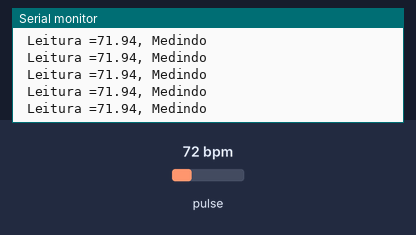
Recording of a sketch running on a simulated Arduino Nano RP2040 Connect. On the bench: the last lines printed to the serial monitor. The test bench sets the inputs (shaded band); at power-on: pulse 72 bpm. WiFi joins after 1.5 s; servers stay silent unless stated; random numbers use the default seed unless the sketch sets one; no MQTT or app messages arrive unless stated.

Above: at 2.7 s.
2.8 s: pulse set to 62 bpm
At 3.7 s:
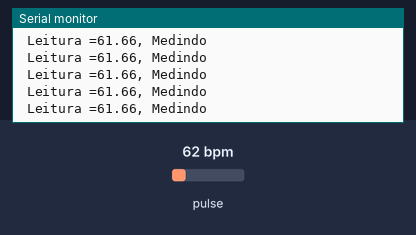
5.8 s: pulse set to 58 bpm
At 6.9 s:
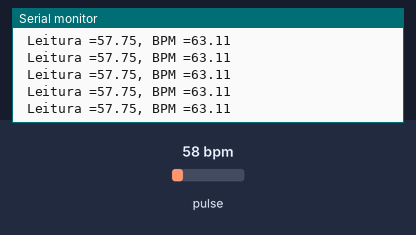
Timing chart, 0 to 8.8 s (numbered marks = the images above; inputs shaded):
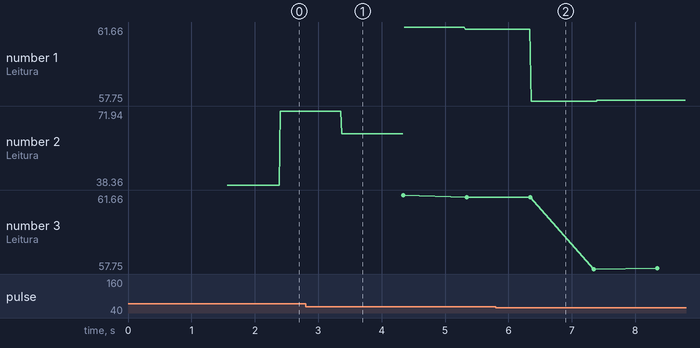

Measured:
- the behaviour switches between 61 and 60 bpm on pulse (found by bisection; images 1 and 2)
- after the input at 2.8 s, the serial monitor: prints a new line after 0.57 s (image 1)
- after the input at 5.8 s, the serial monitor: prints a new line after 0.56 s (image 2)
- plotted number 1: 61.54 → 57.8 after the input at 5.8 s
- plotted number 2: 71.94 → 61.66 after the input at 2.8 s
- plotted number 3: 61.54 → 57.8 after the input at 5.8 s

The sketch:

workshop.ino
```cpp
// Workshop PNAAT – Monitor de Frequência Cardíaca Conectado
// Dispositivo: Arduino Nano RP2040 Connect
// Sensor: MAX30102 (SparkFun MAX3010x / MAX30105 library)
//
// Bibliotecas necessárias:
//  - WiFiNINA (Arduino)
//  - PubSubClient (knolleary)
//  - SparkFun MAX3010x Sensor Library (inclui MAX30105.h e heartRate.h)

#include <Arduino.h>
#include <Wire.h>
#include <WiFiNINA.h>        // Wi-Fi para Nano RP2040 Connect (NINA-W102)
#include <PubSubClient.h>    // MQTT
#include "MAX30105.h"        // Biblioteca SparkFun MAX30105 (MAX30102 compatível)
#include "heartRate.h"       // Algoritmo de detecção de batimento da SparkFun

// ========================= CONFIGURAÇÕES =========================

const char* WIFI_SSID     = "Projeto-Softex";     // SSID do AP  - ALTERAR
const char* WIFI_PASSWORD = "Softex@1234";        // Senha do AP - ALTERAR

const char* MQTT_HOST     = "d21541ee50b24da2bc981ecbbce1478b.s1.eu.hivemq.cloud";     // IP do broker HiveMQ
const uint16_t MQTT_PORT  = 8883;               // Porta padrão sem TLS
const char* MQTT_USERNAME = "workshop";         // Usuário do broker
const char* MQTT_PASSWORD = "Workshop1";        // Senha do broker

const char* DEVICE_ID     = "nano-001";         // ID único do kit - ALTERAR

// Tópicos MQTT
String baseTopic   = String("workshop");
String statusTopic = baseTopic + "/status";  // Retained: online/offline
String hrTopic     = baseTopic + "/hr";      // JSON com bpm + qualidade
String eventTopic  = baseTopic + "/event";   // eventos (finger_on/off)

// Publicação
const uint32_t PUBLISH_INTERVAL_MS = 1000;    // 1 segundo (dashboard)

// ========================= OBJETOS GLOBAIS =========================
WiFiSSLClient wifiClient;
PubSubClient mqttClient(wifiClient);
MAX30105 sensor;

bool fingerOn = false;

const byte RATE_SIZE = 4;
const byte SAMP_SIZE = 127;
byte rates[SAMP_SIZE];
byte rateSpot = 0;

float beatsPerMinute;
float beatAvg = 0;
long delta;

// Controle de tempo
uint32_t tStartMs = 0;
uint32_t lastPublishMs = 0;

// ========================= FUNÇÕES AUXILIARES =========================
void connectWiFi() {
  if (WiFi.status() == WL_CONNECTED) return;
  Serial.print("Conectando ao Wi-Fi '" ); Serial.print(WIFI_SSID); Serial.println("'...");
  WiFi.disconnect();
  WiFi.begin(WIFI_SSID, WIFI_PASSWORD);
  uint32_t t0 = millis();
  while (WiFi.status() != WL_CONNECTED) {
    delay(300);
    Serial.print(".");
    if (millis() - t0 > 15000) {
      Serial.println("Timeout Wi-Fi. Reiniciando tentativa...");
      t0 = millis();
      WiFi.disconnect();
      WiFi.begin(WIFI_SSID, WIFI_PASSWORD);
    }
  }
  Serial.println("Wi-Fi conectado!");
  Serial.print("IP: "); Serial.println(WiFi.localIP());
}

void connectMQTT() {
  if (mqttClient.connected()) return;
  mqttClient.setServer(MQTT_HOST, MQTT_PORT);
  String clientId = String(DEVICE_ID) + "-" + String(random(0xFFFF), HEX);

  // Last Will and Testament (LWT)
  const char* willTopic   = statusTopic.c_str();
  const char* willPayload = "offline";
  bool willRetain = true;
  uint8_t willQos = 1;

  Serial.print("Conectando ao MQTT em "); Serial.print(MQTT_HOST); Serial.print(":"); Serial.println(MQTT_PORT);

  if (mqttClient.connect(clientId.c_str(), MQTT_USERNAME, MQTT_PASSWORD,
                         willTopic, willQos, willRetain, willPayload, true)) {
    Serial.println("MQTT conectado.");
  } else {
    Serial.print("Falha MQTT, rc="); Serial.print(mqttClient.state()); Serial.println(". Nova tentativa em breve.");
  }
}

void ensureConnections() {
  if (WiFi.status() != WL_CONNECTED) connectWiFi();
  if (!mqttClient.connected()) connectMQTT();
}

// Publica evento simples
void publishEvent(const char* evt) {
  if (!mqttClient.connected()) return;
  mqttClient.publish(eventTopic.c_str(), evt);
}

// Construir e publicar JSON manualmente
void publishHR() {
  if (!mqttClient.connected()) return;
  uint32_t tRelMs = millis() - tStartMs;
  char payload[256];
  snprintf(payload, sizeof(payload),
           "{\"%s/%.f\"}",
           DEVICE_ID, beatAvg);
  mqttClient.publish(hrTopic.c_str(), payload);
}

// ========================= SETUP DO SENSOR =========================
bool setupMAX30102() {
  if (!sensor.begin(Wire, I2C_SPEED_FAST)) {
    Serial.println("MAX30102 não encontrado. Verifique conexões/SDA/SCL.");
    return false;
  }

  sensor.setup();
  sensor.setPulseAmplitudeRed(0x0A); // intensidade baixa no vermelho para economia
  sensor.setPulseAmplitudeIR(0x1F);  // IR principal
  Serial.println("MAX30102 configurado");
  return true;
}


// ========================= SETUP/LOOP =========================
void setup() {
  Wire.begin();
  Serial.begin(115200);
  while (!Serial);
  Serial.println("=== PNAAT Workshop ===");

  if (!setupMAX30102()) {
    //
  }

  connectWiFi();
  mqttClient.setKeepAlive(30);
  connectMQTT();

  tStartMs = millis();
  lastPublishMs = millis();
}

void loop() {
  ensureConnections();
  mqttClient.loop(); // mantém sessão MQTT

  // Leitura do MAX30102
  uint32_t ir = sensor.getIR();

  // Detecção de batimento
    if (checkForBeat(ir) == true) {
      // Intervalo entre batimentos em milissegundos
      static uint32_t lastBeat = 0;
      uint32_t now = millis();
      uint32_t delta = now - lastBeat;
      lastBeat = now;
      beatsPerMinute = 60 / (delta / 1000.0);

      if (beatsPerMinute < 255 && beatsPerMinute > 20 && delta < 1000 && delta > 0){
        int measure = (byte) beatsPerMinute;
        rates[rateSpot++] = measure;
        rateSpot %= SAMP_SIZE;
        beatAvg = 0;
        for (byte x = 0 ; x < RATE_SIZE ; x++){
          beatAvg += rates[(rateSpot - x - 1) % SAMP_SIZE];
        }
        beatAvg /= RATE_SIZE;
        beatAvg = 0.8f * beatAvg + 0.2f * beatsPerMinute;
      }
    }

  sensor.nextSample(); // avança FIFO


  // Publicação periódica
  uint32_t nowMs = millis();
  if (ir < 65000){
      Serial.print(" Aproxime o dedo");
    }
    else if (beatAvg < 50) {
      Serial.print(" Leitura =");
      Serial.print(beatsPerMinute);
      Serial.print(", Medindo");
    }
    else{
      Serial.print(" Leitura =");
      Serial.print(beatsPerMinute);
      Serial.print(", BPM =");
      Serial.print(beatAvg);
      if (nowMs - lastPublishMs >= PUBLISH_INTERVAL_MS) {
        Serial.print("publish");
        publishHR();
        lastPublishMs = nowMs;
      }

    }

  Serial.println();


  // Pequena pausa para estabilidade
  delay(2);
}
```
